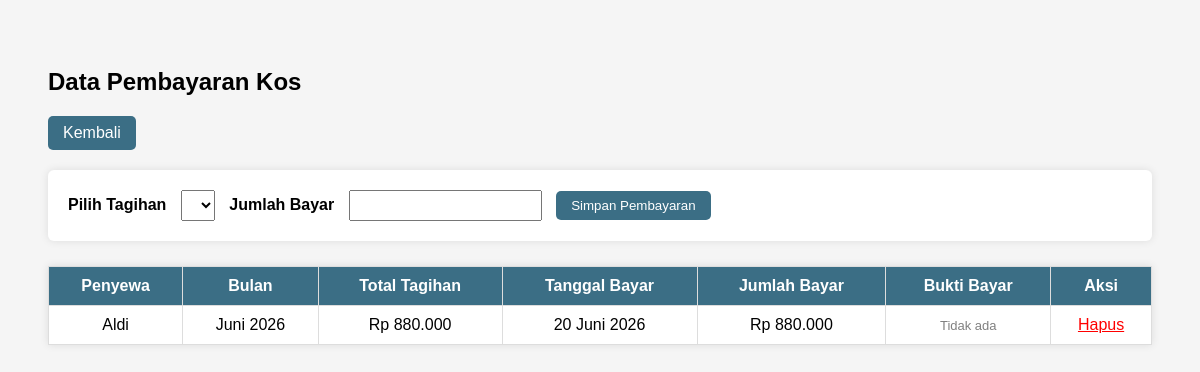
The page /pembayaran/ (signed in) on the database as committed earlier.
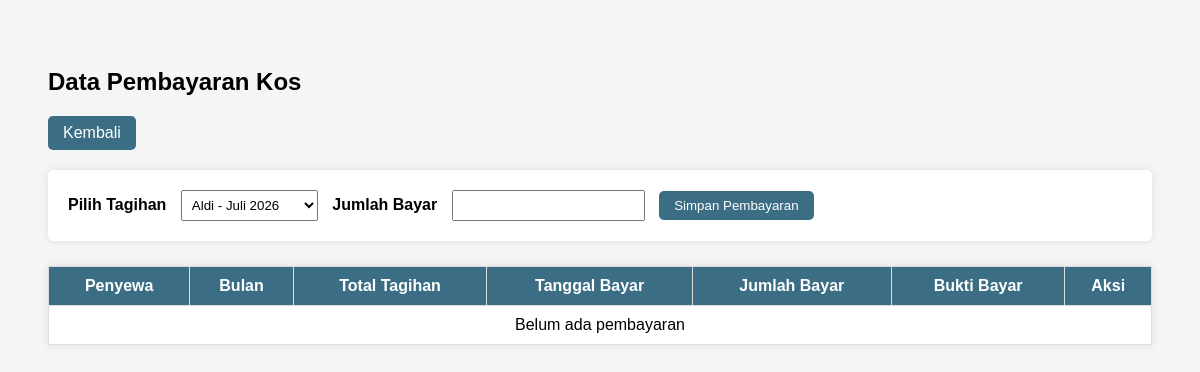
The same page on the database as committed later.
### kos/models.py (models this page shows, shortened)
class Pembayaran(models.Model):
    tagihan = models.ForeignKey(Tagihan, on_delete=models.CASCADE)
    tanggal_bayar = models.DateField(default=timezone.now)
    jumlah_bayar = models.IntegerField()
    bukti_bayar = models.ImageField(upload_to='bukti_pembayaran/', null=True, blank=True)

class Tagihan(models.Model):
    penyewa = models.ForeignKey(Penyewa, on_delete=models.CASCADE)
    tanggal_tagihan = models.DateField(default=timezone.now)
    bulan = models.CharField(max_length=20)
    tahun = models.IntegerField()
    biaya_kamar = models.IntegerField()
    biaya_pindah = models.IntegerField(default=0)
    listrik = models.IntegerField(default=50000)
    air = models.IntegerField(default=30000)
    wifi = models.IntegerField(default=0)
    ac = models.IntegerField(default=0)
    rice_cooker = models.IntegerField(default=0)
    kipas_angin = models.IntegerField(default=0)
    total = models.IntegerField(default=0)
    dibayar = models.IntegerField(default=0)
    sisa = models.IntegerField(default=0)
    status = models.CharField(max_length=20, default="Belum Bayar")
    jatuh_tempo = models.DateField(null=True, blank=True)
    class Meta:
        unique_together = ('penyewa', 'bulan', 'tahun')

class Penyewa(models.Model):
    user = models.OneToOneField(User, on_delete=models.CASCADE, null=True, blank=True)
    nama = models.CharField(max_length=100)
    no_hp = models.CharField(max_length=15, blank=True)
    nik = models.CharField(max_length=16, blank=True)
    kamar = models.ForeignKey(Kamar, on_delete=models.SET_NULL, null=True, blank=True)
    tanggal_masuk = models.DateField(null=True, blank=True)
    tanggal_keluar = models.DateField(null=True, blank=True)
    foto_ktp = models.ImageField(upload_to='ktp/', null=True, blank=True)
    fasilitas = models.ManyToManyField(Fasilitas, blank=True)
    status = models.CharField(
        max_length=20,
        choices=[
            ('Pending', 'Pending'),
            ('Aktif', 'Aktif'),
            ('Keluar', 'Keluar')
        ],
        default='Pending'
    )

### kos/views.py (the view, shortened to what this page needs)
# urls.py: path('pembayaran/', views.daftar_pembayaran, name='pembayaran'),
@login_required
def daftar_pembayaran(request):
    bulan_convert = {
        "January": "Januari",
        "February": "Februari",
        "March": "Maret",
        "April": "April",
        "May": "Mei",
        "June": "Juni",
        "July": "Juli",
        "August": "Agustus",
        "September": "September",
        "October": "Oktober",
        "November": "November",
        "December": "Desember"
    }
    urutan = [
        "Januari","Februari","Maret","April","Mei","Juni",
        "Juli","Agustus","September","Oktober","November","Desember"
    ]
    tagihan = Tagihan.objects.filter(
        status__in=['Belum Bayar','Masih Utang']
    )
    grouped = defaultdict(list)
    for t in tagihan:
        bulan = bulan_convert.get(t.bulan, t.bulan)
        key = f"{bulan} {t.tahun}"
        grouped[key].append(t)
    grouped_sorted = dict(sorted(
        grouped.items(),
        key=lambda x: urutan.index(x[0].split()[0])
    ))
    selected_tagihan = None
    if grouped_sorted:
        last_bulan = list(grouped_sorted.keys())[-1]
        selected_tagihan = grouped_sorted[last_bulan][0].id
    pembayaran = Pembayaran.objects.select_related('tagihan__penyewa')
    for p in pembayaran:
        bulan_asli = p.tagihan.bulan
        p.tagihan.bulan = bulan_convert.get(bulan_asli, bulan_asli)
    context = {
        'grouped_tagihan': grouped_sorted,
        'pembayaran': pembayaran,
        'selected_tagihan': selected_tagihan
    }
    return render(request, 'kos/pembayaran.html', context)

### kos/templates/kos/pembayaran.html (shortened to what this page needs)
{% load humanize %}
<!DOCTYPE html>
<html>
<head>
</head>
<body>
<h2>Data Pembayaran Kos</h2>
<a href="/dashboard/" class="btn">Kembali</a>
<div class="card">
<form method="POST">
<label>Pilih Tagihan</label>
<select name="tagihan">
{% for bulan, items in grouped_tagihan.items %}
<optgroup label="📅 {{ bulan }}" style="color:#3b6e85; font-weight:bold;">
    {% for t in items %}
    <option value="{{ t.id }}"
    {% if t.id == selected_tagihan %}selected{% endif %}
    >
        {{ t.penyewa.nama }} - {{ bulan }}
    </option>
    {% endfor %}
</optgroup>
{% endfor %}
</select>
<label>Jumlah Bayar</label>
<input type="number" name="jumlah_bayar" required>
<button type="submit">Simpan Pembayaran</button>
</form>
</div>
<table>
<tr>
<th>Penyewa</th>
<th>Bulan</th>
<th>Total Tagihan</th>
<th>Tanggal Bayar</th>
<th>Jumlah Bayar</th>
<th>Bukti Bayar</th>
<th>Aksi</th>
</tr>
{% for p in pembayaran %}
<tr>
<td>{{ p.tagihan.penyewa.nama }}</td>
<td>{{ p.tagihan.bulan }} {{ p.tagihan.tahun }}</td>
<td>Rp {{ p.tagihan.total|intcomma }}</td>
<td>{{ p.tanggal_bayar|date:"d F Y" }}</td>
<td>Rp {{ p.jumlah_bayar|intcomma }}</td>
<td>
    {% if p.bukti_bayar %}
        <a href="{{ p.bukti_bayar.url }}" target="_blank" class="btn-foto">Lihat Foto</a>
    {% else %}
        <span style="color: gray; font-size: 13px;">Tidak ada</span>
    {% endif %}
</td>
<td>
<a href="/hapus-pembayaran/{{ p.id }}" style="color:red;">Hapus</a>
</td>
</tr>
{% empty %}
<tr>
<td colspan="7">Belum ada pembayaran</td>
</tr>
{% endfor %}
</table>
</body>
</html>

Rows that differ between the two databases and show on the page:
removed Pembayaran: tagihan.penyewa.nama "Aldi", tagihan.bulan "Juni", tagihan.tahun "2026", tagihan.total "880.000", tanggal_bayar "20 Juni 2026", jumlah_bayar "880.000", shows "Tidak ada"
Other text that changed with them:
form field tagihan: (not shown) → "Aldi - Juli 2026"
text now shown: "Belum ada pembayaran"
